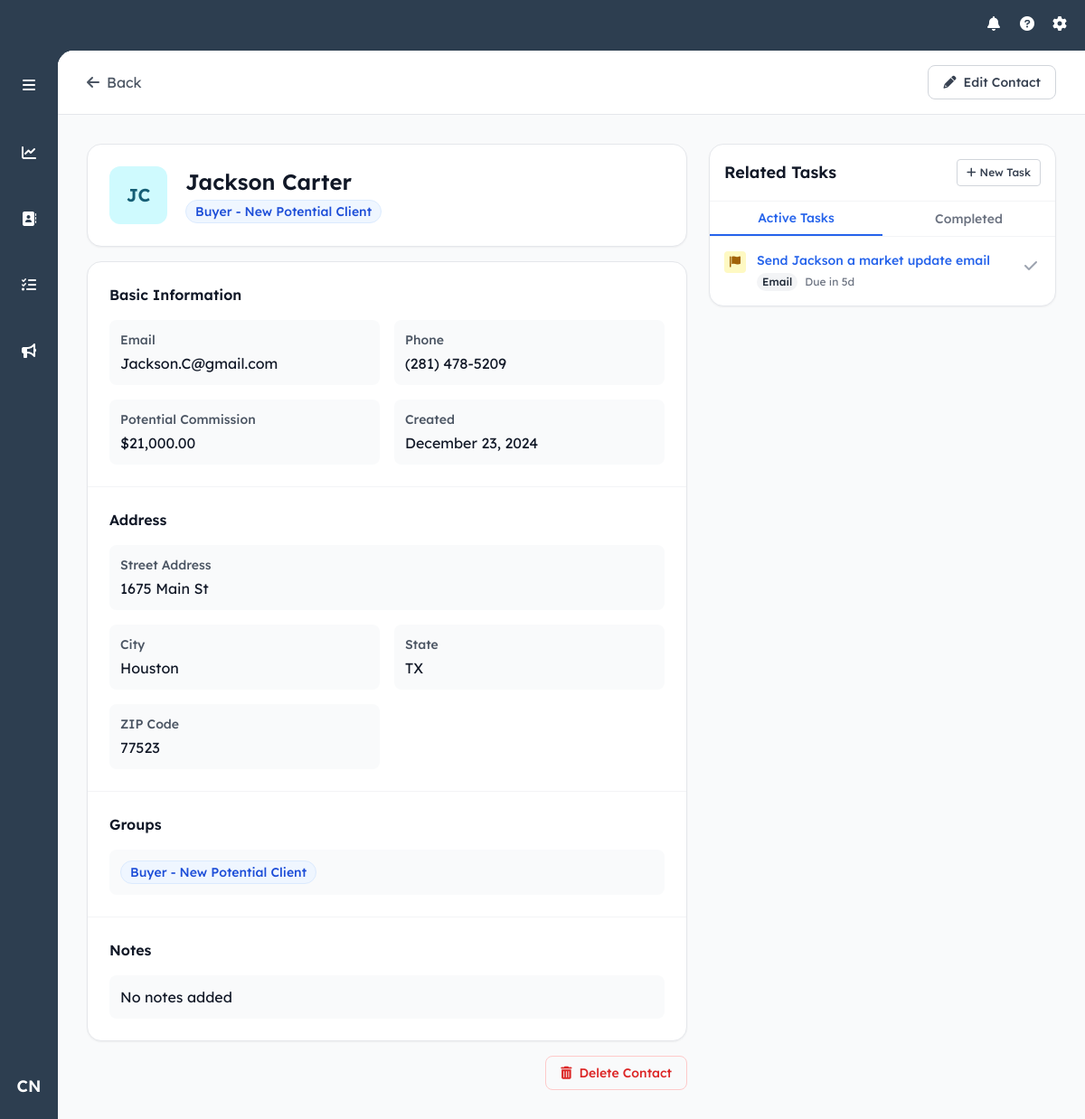
Page /contact/10 (signed in) on the earlier database version.
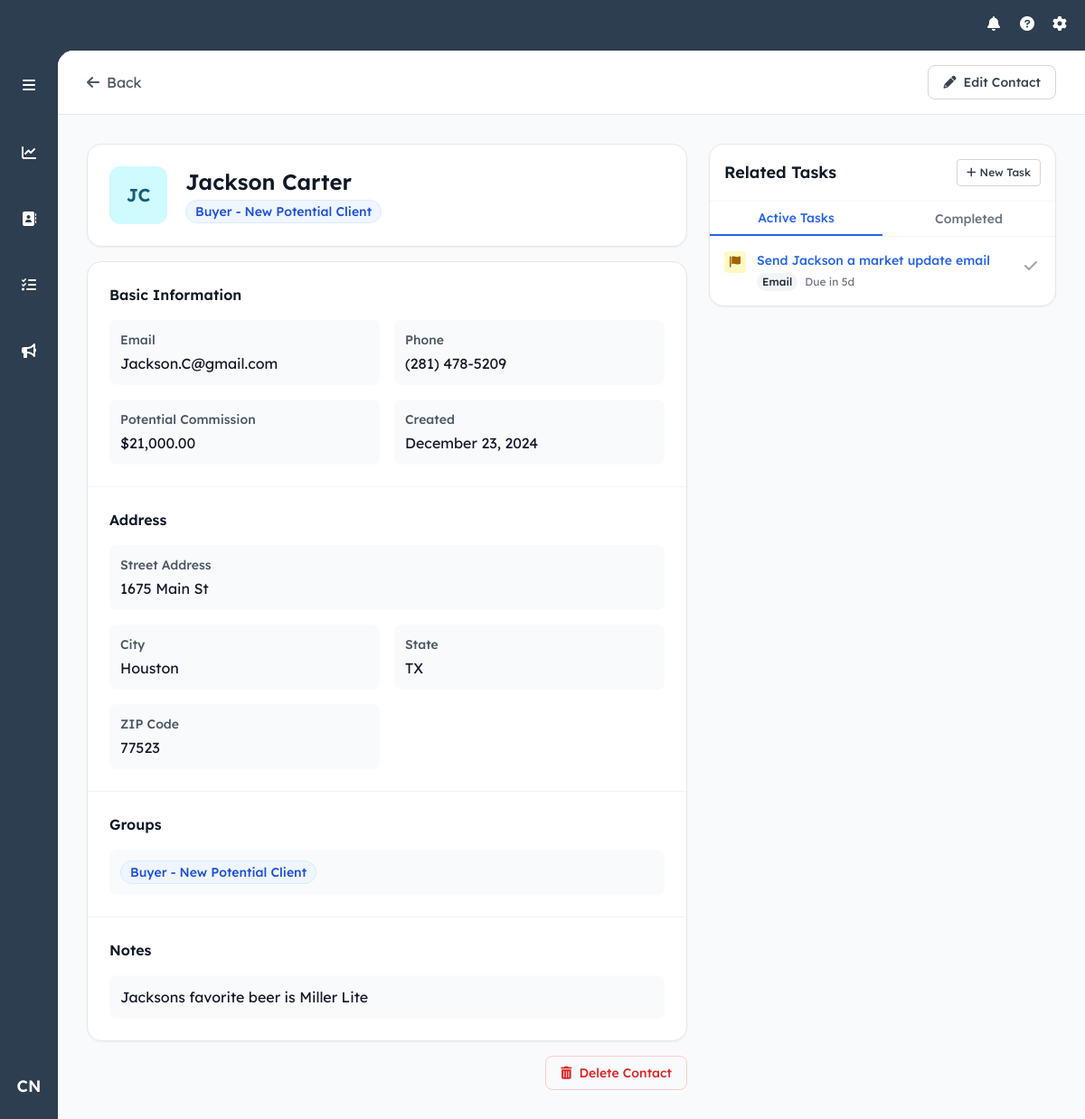
Same page on the later database version.
### models.py (models this page shows, shortened)
class Contact(db.Model):
    id = db.Column(db.Integer, primary_key=True)
    user_id = db.Column(db.Integer, db.ForeignKey('user.id'), nullable=False)
    first_name = db.Column(db.String(80), nullable=False)
    last_name = db.Column(db.String(80), nullable=False)
    email = db.Column(db.String(120))
    phone = db.Column(db.String(20))
    street_address = db.Column(db.String(200))
    city = db.Column(db.String(100))
    state = db.Column(db.String(50))
    zip_code = db.Column(db.String(20))
    notes = db.Column(db.Text)
    created_at = db.Column(db.DateTime, nullable=False, default=datetime.utcnow)
    updated_at = db.Column(db.DateTime, nullable=False, default=datetime.utcnow,
                          onupdate=datetime.utcnow)
    potential_commission = db.Column(db.Numeric(10, 2), nullable=False, default=5000.00)
    owner = db.relationship('User', backref=db.backref('contacts', lazy=True))
    groups = db.relationship('ContactGroup',
                           secondary=contact_groups,
                           back_populates='contacts',
                           lazy='joined')

### routes/contacts.py (the view, shortened to what this page needs)
@contacts_bp.route('/contact/<int:contact_id>')
@login_required
def view_contact(contact_id):
    contact = Contact.query.get_or_404(contact_id)
    if not current_user.role == 'admin' and contact.user_id != current_user.id:
        abort(403)
    all_groups = ContactGroup.query.all()
    user_tz = get_user_timezone()
    now = datetime.now(user_tz)
    return render_template('view_contact.html',
                         contact=contact,
                         all_groups=all_groups,
                         now=now)

### app.py (called while the page is built)
def create_app():
    app = Flask(__name__)
    app.config.from_object('config.Config')
    db.init_app(app)
    login_manager = LoginManager()
    login_manager.init_app(app)
    login_manager.login_view = 'auth.login'
    app.jinja_env.filters['abs'] = abs
    mail = Mail()
    mail.init_app(app)
    @login_manager.user_loader
    def load_user(user_id):
        return User.query.get(int(user_id))
    register_blueprints(app)
    return app

### routes/contacts.py (called while the page is built)
def get_user_timezone():
    return pytz.timezone('America/Chicago')

### templates/view_contact.html (shortened to what the changed rows need)
{% extends "base.html" %}
{% block content %}
<div class="min-h-full bg-gray-50">
    <div class="max-w-7xl mx-auto px-4 sm:px-6 lg:px-8 py-8">
        <div class="flex flex-col lg:flex-row gap-6">
            <div class="flex-1">
                <div class="bg-white rounded-2xl shadow-sm border p-6 mb-4">
                    <div class="flex items-center">
                        <div class="w-16 h-16 rounded-xl flex items-center justify-center text-xl font-semibold mr-5
                            {% set initials = contact.first_name[0]|upper + contact.last_name[0]|upper %}
                            {% set colors = {
                                'A': 'bg-blue-100 text-blue-800', 'B': 'bg-rose-100 text-rose-800',
                                'C': 'bg-green-100 text-green-800', 'D': 'bg-amber-100 text-amber-800',
                                'E': 'bg-purple-100 text-purple-800', 'F': 'bg-pink-100 text-pink-800',
                                'G': 'bg-indigo-100 text-indigo-800', 'H': 'bg-teal-100 text-teal-800',
                                'I': 'bg-orange-100 text-orange-800', 'J': 'bg-cyan-100 text-cyan-800'
                            } %}
                            {{ colors[initials[0]] or 'bg-gray-100 text-gray-800' }}">
                            {{ contact.first_name[0] }}{{ contact.last_name[0] }}
                        </div>
                        <div class="flex-1">
                            <div id="viewContactName" class="text-2xl font-semibold text-gray-900 mb-1">
                                {{ contact.first_name }} {{ contact.last_name }}
                            </div>
                            <div class="flex flex-wrap gap-2">
                                {% for group in contact.groups %}
                                    <span class="inline-flex items-center px-2.5 py-0.5 rounded-full text-sm font-medium bg-blue-50 text-blue-700 border border-blue-100">
                                    </span>
                                {% endfor %}
                            </div>
                        </div>
                    </div>
                </div>
                <div class="bg-white rounded-2xl shadow-sm border overflow-hidden">
                    <div id="viewContactInfo">
                        <div class="divide-y divide-gray-100">
                            <div class="p-6">
                                <h2 class="text-base font-semibold text-gray-900 mb-4">Basic Information</h2>
                                <div class="grid grid-cols-1 md:grid-cols-2 gap-4">
                                    <div class="bg-gray-50 rounded-lg p-3">
                                        <h3 class="text-sm font-medium text-gray-600 mb-1">Email</h3>
                                        <p class="text-gray-900">{{ contact.email or 'No email provided' }}</p>
                                    </div>
                                    <div class="bg-gray-50 rounded-lg p-3">
                                        <h3 class="text-sm font-medium text-gray-600 mb-1">Phone</h3>
                                        <p class="text-gray-900">{{ contact.phone or 'No phone provided' }}</p>
                                    </div>
                                    <div class="bg-gray-50 rounded-lg p-3">
                                        <h3 class="text-sm font-medium text-gray-600 mb-1">Potential Commission</h3>
                                        <p class="text-gray-900">
                                            {% if contact.potential_commission is not none %}
                                                ${{ "{:,.2f}".format(contact.potential_commission|float) }}
                                            {% else %}
                                                $0.00
                                            {% endif %}
                                        </p>
                                    </div>
                                    <div class="bg-gray-50 rounded-lg p-3">
                                        <h3 class="text-sm font-medium text-gray-600 mb-1">Created</h3>
                                        <p class="text-gray-900">{{ contact.created_at.strftime('%B %d, %Y') }}</p>
                                    </div>
                                </div>
                            </div>
                            <div class="p-6">
                                <h2 class="text-base font-semibold text-gray-900 mb-4">Address</h2>
                                <div class="grid grid-cols-1 md:grid-cols-2 gap-4">
                                    <div class="md:col-span-2 bg-gray-50 rounded-lg p-3">
                                        <h3 class="text-sm font-medium text-gray-600 mb-1">Street Address</h3>
                                        <p class="text-gray-900">{{ contact.street_address or 'No street address provided' }}</p>
                                    </div>
                                    <div class="bg-gray-50 rounded-lg p-3">
                                        <h3 class="text-sm font-medium text-gray-600 mb-1">City</h3>
                                        <p class="text-gray-900">{{ contact.city or 'No city provided' }}</p>
                                    </div>
                                    <div class="bg-gray-50 rounded-lg p-3">
                                        <h3 class="text-sm font-medium text-gray-600 mb-1">State</h3>
                                        <p class="text-gray-900">{{ contact.state or 'No state provided' }}</p>
                                    </div>
                                    <div class="bg-gray-50 rounded-lg p-3">
                                        <h3 class="text-sm font-medium text-gray-600 mb-1">ZIP Code</h3>
                                        <p class="text-gray-900">{{ contact.zip_code or 'No ZIP code provided' }}</p>
                                    </div>
                                </div>
                            </div>
                            <div class="p-6">
                                <h2 class="text-base font-semibold text-gray-900 mb-4">Groups</h2>
                            </div>
                            <div class="p-6">
                                <h2 class="text-base font-semibold text-gray-900 mb-4">Notes</h2>
                                <div class="bg-gray-50 rounded-lg p-3">
                                    <p class="text-gray-900 whitespace-pre-line">{{ contact.notes or 'No notes added' }}</p>
                                </div>
                            </div>
                        </div>
                    </div>
                </div>
            </div>
            <div class="lg:w-96">
                <div class="bg-white rounded-2xl shadow-sm border overflow-hidden sticky top-24">
                    <div class="p-4 border-b border-gray-100">
                        <div class="flex items-center justify-between">
                            <h2 class="text-lg font-semibold text-gray-900">Related Tasks</h2>
                        </div>
                    </div>
                </div>
            </div>
        </div>
    </div>
</div>
{% endblock %}

Differences in the rows shown:
changed Contact "Jackson": notes "No notes added" → "Jacksons favorite beer is Miller Lite"
